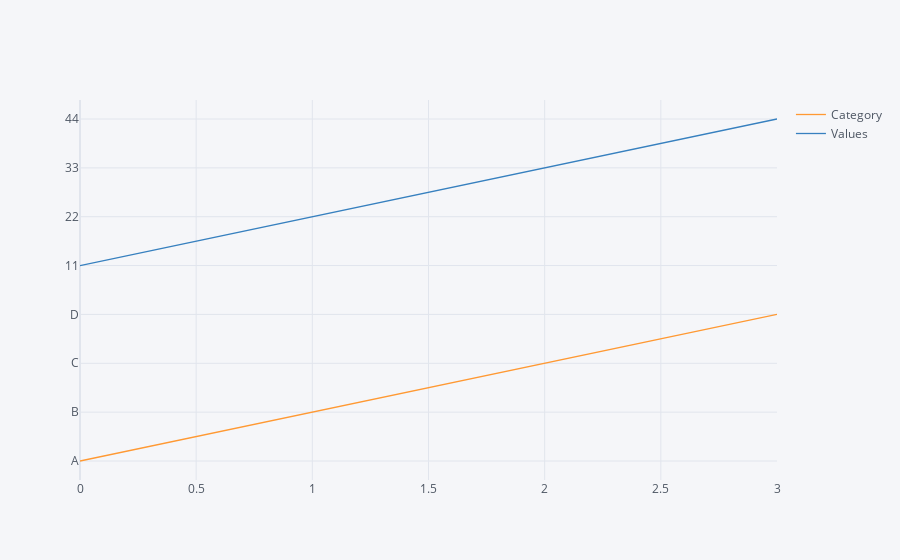

The cell this chart's notebook holds for it:
### Code cell
df2.iplot()

### Figure 1 — Plotly figure (JSON) as saved in the notebook; plotly's stock layout.template omitted (floating-point values rounded to 4 significant figures)
{"data": [{"line": {"color": "rgba(255, 153, 51, 1.0)", "dash": "solid", "shape": "linear", "width": 1.3}, "mode": "lines", "name": "Category", "text": "", "type": "scatter", "x": [0, 1, 2, 3], "y": ["A", "B", "C", "D"]}, {"line": {"color": "rgba(55, 128, 191, 1.0)", "dash": "solid", "shape": "linear", "width": 1.3}, "mode": "lines", "name": "Values", "text": "", "type": "scatter", "x": [0, 1, 2, 3], "y": [11, 22, 33, 44]}], "layout": {"legend": {"bgcolor": "#F5F6F9", "font": {"color": "#4D5663"}}, "paper_bgcolor": "#F5F6F9", "plot_bgcolor": "#F5F6F9", "title": {"font": {"color": "#4D5663"}}, "xaxis": {"gridcolor": "#E1E5ED", "showgrid": true, "tickfont": {"color": "#4D5663"}, "title": {"font": {"color": "#4D5663"}, "text": ""}, "zerolinecolor": "#E1E5ED"}, "yaxis": {"gridcolor": "#E1E5ED", "showgrid": true, "tickfont": {"color": "#4D5663"}, "title": {"font": {"color": "#4D5663"}, "text": ""}, "zerolinecolor": "#E1E5ED"}}}
